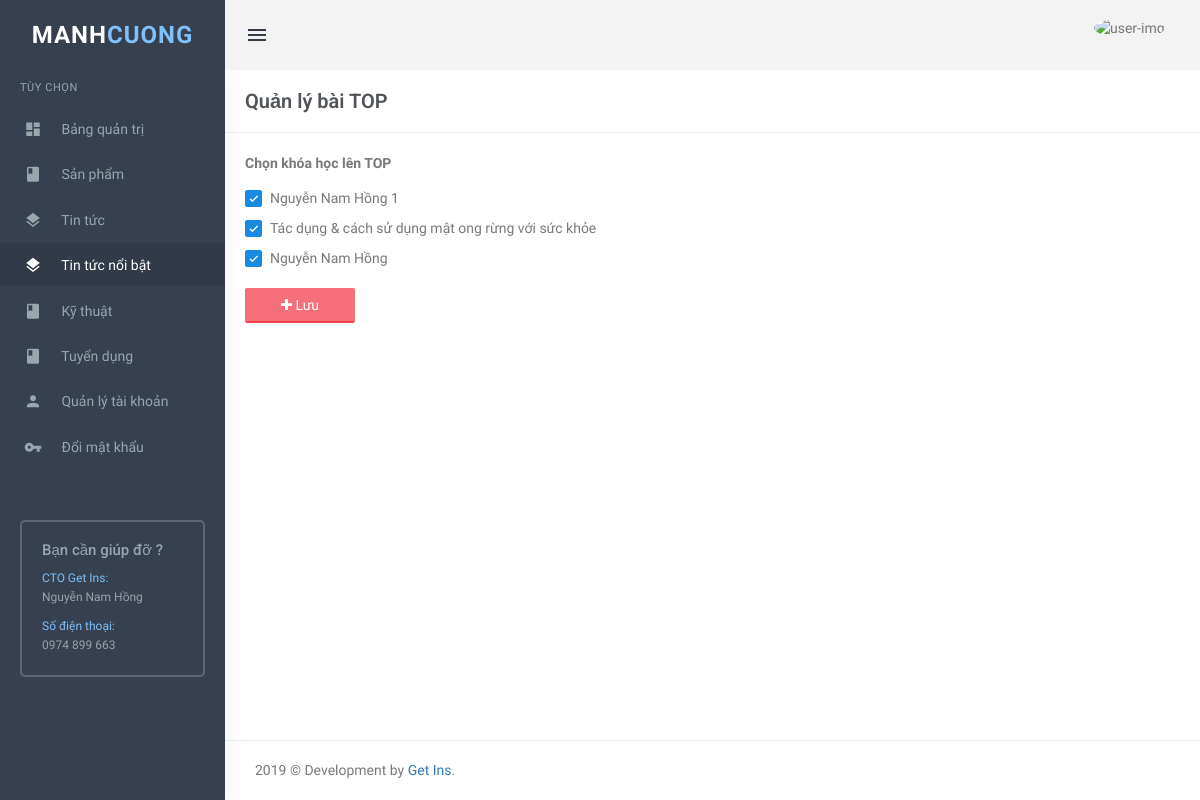
Screenshot of /admin/dashboard-top.php (signed in) with the database file from the repository.
### tables this page shows
CREATE TABLE `post` (
  `id_post` int(11) NOT NULL,
  `name_post` varchar(255) NOT NULL,
  `avatar` varchar(255) NOT NULL,
  `description_n` varchar(225) NOT NULL,
  `description` longtext NOT NULL,
  `category` int(1) NOT NULL,
  `date` varchar(50) NOT NULL
);

### controller/database.php (called while the page is built, shortened)
<?php
class connection {
    protected $host = "localhost";
    protected $user = "root";
    protected $pass = "";
    protected $dbname = "medicom";
    protected static $connection = "";
    public function connect() {
        if (!self::$connection) {
            self::$connection = new mysqli($this->host,$this->user,$this->pass,$this->dbname);
            mysqli_set_charset(self::$connection, "utf8");
        }
        return  self::$connection;
    }
    public function query($sqli,$check) {
        if ($check == "on") {
            $query = mysqli_query($this->connect(),$sqli);
        } else {
            $query = "";
        }
        return $query;
    }
    public function build_query($params) {
        $default = [
            "select" => "",
            "table" => "",
            "where" => "",
            "desc" => "",
            "limit" => "",
            "desclimit" => "",
            "join" => "",
            "orderby" => "",
            "ten_cot" => "",
            "gia_tri_cot" => "",
            "set" => ""
        ];
        $this->cau_query = array_merge($default,$params);
        return $this;
    }
    public function check_where($check) {
        if (trim($check)) {
            return "WHERE ".$check;
        }
        return "";
    }
    public function check_orderby($check) {
        if (trim($check)) {
            return "ORDER BY ".$check;
        }
        return "";
    }
    public function check_limit($check) {
        return "";
    }
    public function check_desclimit($check) {
        return "";
    }
    public function check_desc($check) {
        if (trim($check) == "on") {
            return "DESC";
        }
        return "";
    }
    public function check_join($check) {
        return "";
    }
    public function select() {
        $sqli = "SELECT ".$this->cau_query["select"]." FROM ".$this->cau_query['table']." ".$this->check_join($this->cau_query['join'])." ".$this->check_where($this->cau_query["where"])." ".$this->check_orderby($this->cau_query["orderby"])." ".$this->check_desc($this->cau_query["desc"])." ".$this->check_limit($this->cau_query["limit"])."".$this->check_desclimit($this->cau_query["desclimit"]);
        return $this->query($sqli, "on");
    }
}
$connect = new connection();
?>

### views/show/show_all_title_post.php (the view, shortened to what this page needs)
<?php
$get_infor = $connect->build_query([
    "table" => "post",
    "select" => "id_post, name_post",
    "where" => "`category` = 0",
    "orderby" => "id_post",
    "desc" => "on"
])->select();
while ($row = mysqli_fetch_array($get_infor)) {
	echo "<div class='checkbox checkbox-primary m-b-15'>";
    echo "<label for='checkbox-{$row['id_post']}'>
                {$row['name_post']}
            </label>
        </div>";
}
?>

### admin/dashboard-top.php (shortened to what this page needs)
<?php include_once '../model/check_session.php'; ?>
<!DOCTYPE html>
<html lang="en">
    <head>
        <?php include_once 'views/header.php'; ?>
    </head>
    <body class="fixed-left">
        <div id="wrapper">
            <?php include_once 'views/navbar.php'; ?>
            <div class="content-page">
                <div class="content">
                    <div class="container">
                        <form action="../model/add_post_top.php" method="post">
                            <div class="row">
    							<div class="col-xs-12">
    								<div class="page-title-box">
                                        <h4 class="page-title">Quản lý bài TOP</h4>
                                        <div class="clearfix"></div>
                                    </div>
    							</div>
    						</div>
                            <div class="row">
                                <div class="col-sm-12">
                                    <div class="form-group m-b-20">
                                        <label for="property-location">Chọn khóa học lên TOP</label>
                                        <?php include_once '../views/show/show_all_title_post.php'; ?>
                                    </div>
                                </div>
                            </div>
                            <div class="row">
                                <div class="col-sm-4">
                                    <button type="submit" class="btn btn-danger btn-bordered waves-effect w-md waves-light m-b-20"><i class="fa fa-plus"></i> Lưu</button>
                                </div>
                            </div>
                        </form>
                    </div>
                </div>
                <?php include_once 'views/footer.php'; ?>
            </div>
        </div>
    </body>
</html>

### admin/views/header.php (shortened to what this page needs)
<link href='plugins/summernote/summernote.css' rel='stylesheet' />
<link href='plugins/select2/css/select2.min.css' rel='stylesheet' type='text/css' />
<link href='plugins/jquery.filer/css/jquery.filer.css' rel='stylesheet' />
<link href='plugins/jquery.filer/css/themes/jquery.filer-dragdropbox-theme.css' rel='stylesheet' />
<link href='assets/css/bootstrap.min.css' rel='stylesheet' type='text/css' />
<link href='assets/css/core.css' rel='stylesheet' type='text/css' />
<link href='assets/css/components.css' rel='stylesheet' type='text/css' />
<link href='assets/css/icons.css' rel='stylesheet' type='text/css' />
<link href='assets/css/pages.css' rel='stylesheet' type='text/css' />
<link href='assets/css/menu.css' rel='stylesheet' type='text/css' />
<link href='assets/css/responsive.css' rel='stylesheet' type='text/css' />
<link rel='stylesheet' href='plugins/switchery/switchery.min.css'>

### admin/views/navbar.php (shortened to what this page needs)
<div class='topbar'>
    <div class='topbar-left'>
        <a href='/index.php' class='logo'><span>Manh<span>Cuong</span></span><i class='mdi mdi-layers'></i></a>
    </div>
    <div class='navbar navbar-default' role='navigation'>
        <div class='container'>
            <ul class='nav navbar-nav navbar-left'>
                <li>
                    <button class='button-menu-mobile open-left waves-effect'>
                        <i class='mdi mdi-menu'></i>
                    </button>
                </li>
            </ul>
            <ul class='nav navbar-nav navbar-right'>
                <li class='dropdown user-box'>
                    <a href='' class='dropdown-toggle waves-effect user-link' data-toggle='dropdown' aria-expanded='true'>
                        <img src='https://hinhanhdep.vn/wp-content/uploads/2019/07/d63b8e62f5221c7c4533.jpg' alt='user-img' class='img-circle user-img'>
                    </a>
                </li>
            </ul>
        </div>
    </div>
</div>
<div class='left side-menu'>
    <div class='sidebar-inner slimscrollleft'>
        <div id='sidebar-menu'>
            <ul>
            	<li class='menu-title'>Tùy chọn</li>
                <li class='has_sub'>
                    <a href='index.php' class='waves-effect'><i class='mdi mdi-view-dashboard'></i><span> Bảng quản trị </span> </a>
                </li>
                 <li class='has_sub'>
                    <a href='dashboard-product.php' class='waves-effect'><i class='mdi mdi-book-variant'></i><span> Sản phẩm </span> </a>
                </li>
                <li class='has_sub'>
                    <a href='dashboard-post.php' class='waves-effect'><i class='mdi mdi-layers'></i><span> Tin tức </span> </a>
                </li>
                <li class='has_sub'>
                    <a href='dashboard-top.php' class='waves-effect'><i class='mdi mdi-layers'></i><span> Tin tức nổi bật </span> </a>
                </li>
                <li class='has_sub'>
                    <a href='dashboard-technical.php' class='waves-effect'><i class='mdi mdi-book-variant'></i><span> Kỹ thuật </span> </a>
                </li>
                <li class='has_sub'>
                    <a href='dashboard-tuyendung.php' class='waves-effect'><i class='mdi mdi-book-variant'></i><span> Tuyển dụng </span> </a>
                </li>
                <li class='has_sub'>
                    <a href='dashboard-user.php' class='waves-effect'><i class='mdi mdi-account'></i><span> Quản lý tài khoản </span> </a>
                </li>
                <li class='has_sub'>
                    <a href='update-password.php' class='waves-effect'><i class='mdi mdi-key'></i><span> Đổi mật khẩu </span> </a>
                </li>
            </ul>
        </div>
        <div class='help-box'>
            <h5 class='text-muted m-t-0'>Bạn cần giúp đỡ ?</h5>
            <p class=''><span class='text-custom'>CTO Get Ins:</span> <br/> Nguyễn Nam Hồng</p>
            <p class='m-b-0'><span class='text-custom'>Số điện thoại:</span> <br/> 0974 899 663</p>
        </div>
    </div>
</div>

### admin/views/footer.php
<?php
echo "<footer class='footer text-right'>
        2019 © Development by <a href='https://getinsvn.com/'>Get Ins</a>.
    </footer>";
?>

### admin/assets/css/core.css (style rules this page uses)
body { font-family: 'Varela Round', sans-serif; margin: 0; padding-bottom: 60px; overflow-x: hidden; color: #797979; }
html { position: relative; min-height: 100%; }
.h1, .h2, .h3, .h4, .h5, .h6, h1, h2, h3, h4, h5, h6 { color: #505458; font-family: 'Roboto', sans-serif; margin: 10px 0; }
h5 { font-size: 15px; }
p { line-height: 1.6; }
* { outline: none !important; }
.container { width: auto; }
.footer { border-top: 1px solid rgba(152, 166, 173, 0.2); bottom: 0; text-align: left !important; padding: 19px 30px 20px; position: absolute; right: 0; left: 225px; }
#wrapper { height: 100%; overflow: hidden; width: 100%; }
.m-t-0 { margin-top: 0 !important; }
.m-b-0 { margin-bottom: 0 !important; }
.m-b-15 { margin-bottom: 15px !important; }
.m-b-20 { margin-bottom: 20px !important; }
.w-md { min-width: 110px; }
.row { margin-right: -10px; margin-left: -10px; }
.col-lg-1, .col-lg-10, .col-lg-11, .col-lg-12, .col-lg-2, .col-lg-3, .col-lg-4, .col-lg-5, .col-lg-6, .col-lg-7, .col-lg-8, .col-lg-9, .col-md-1, .col-md-10, .col-md-11, .col-md-12, .col-md-2, .col-md-3, .col-md-4, .col-md-5, .col-md-6, .col-md-7, .col-md-8, .col-md-9, .col-sm-1, .col-sm-10, .col-sm-11, .col-sm-12, .col-sm-2, .col-sm-3, .col-sm-4, .col-sm-5, .col-sm-6, .col-sm-7, .col-sm-8, .col-sm-9, .col-xs-1, .col-xs-10, .col-xs-11, .col-xs-12, .col-xs-2, .col-xs-3, .col-xs-4, .col-xs-5, .col-xs-6, .col-xs-7, .col-xs-8, .col-xs-9 { padding-left: 10px; padding-right: 10px; }
.text-custom { color: #7fc1fc !important; }
.text-muted { color: #98a6ad !important; }
.waves-effect { position: relative; cursor: pointer; display: inline-block; overflow: hidden; -webkit-user-select: none; -moz-user-select: none; -ms-user-select: none; user-select: none; -webkit-tap-highlight-color: transparent; vertical-align: middle; z-index: 1; will-change: opacity, transform; -webkit-transition: all 0.3s ease-out; -moz-transition: all 0.3s ease-out; -o-transition: all 0.3s ease-out; -ms-transition: all 0.3s ease-out; transition: all 0.3s ease-out; }

### rows the page displays
post: name_post "Nguyễn Nam Hồng 1"
post: name_post "Tác dụng & cách sử dụng mật ong rừng với sức khỏe"
post: name_post "Nguyễn Nam Hồng"
